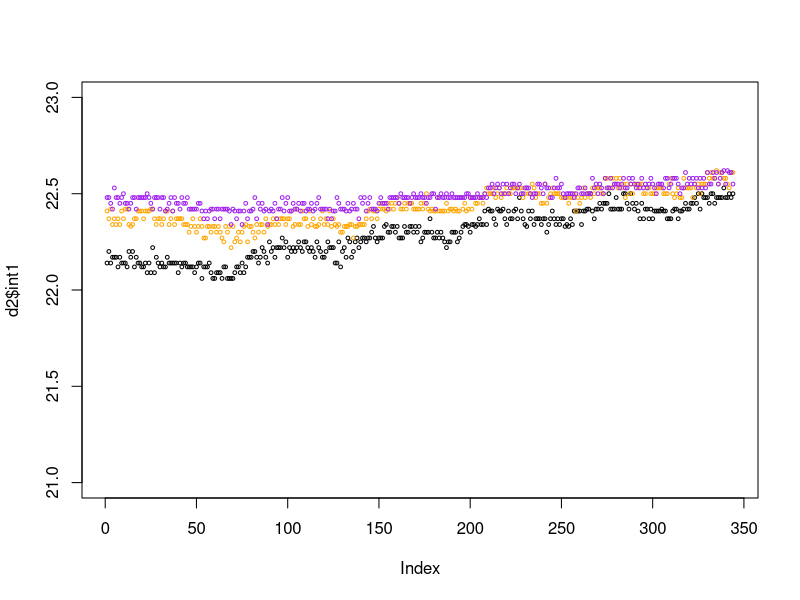
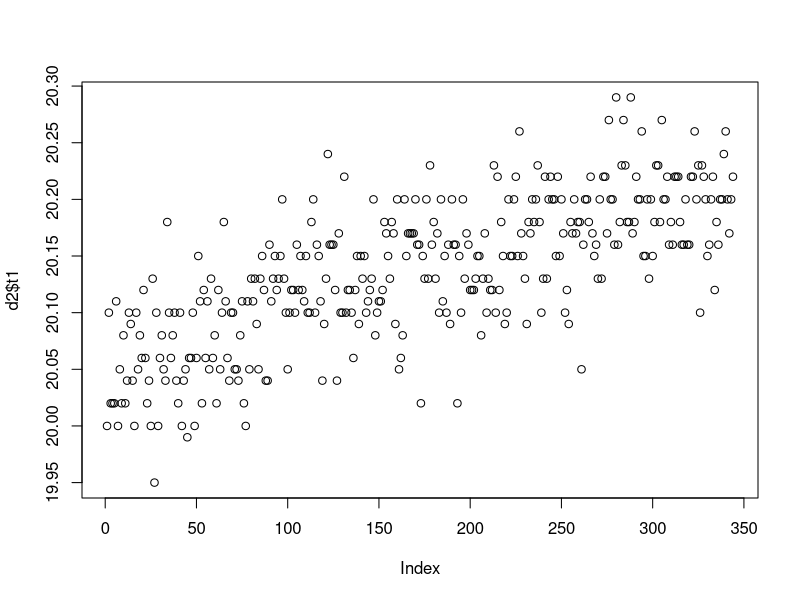
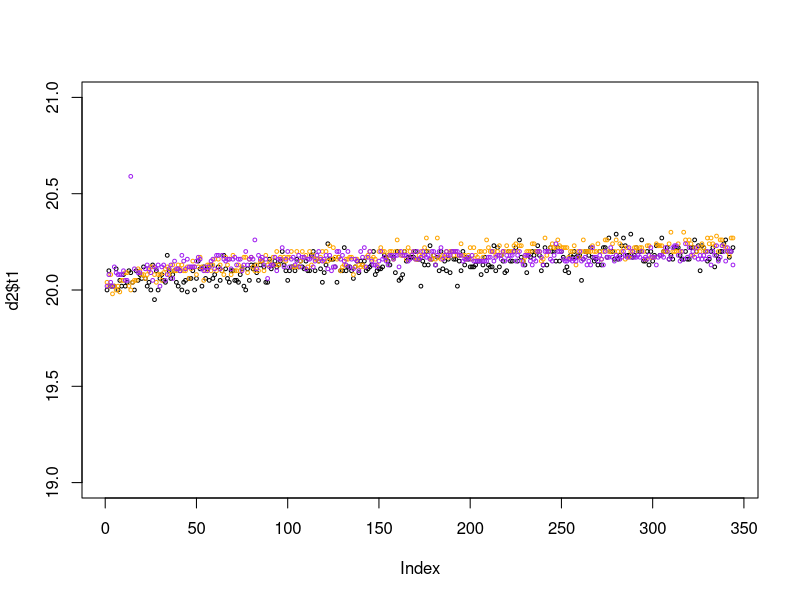
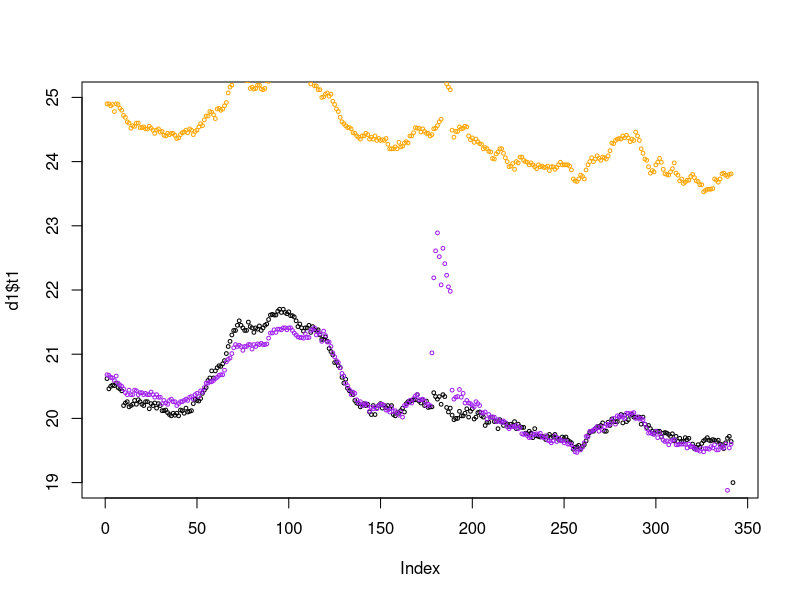

Source code (R) for these figures, in order:
setwd("~/Documents/Projects/UAF/sap-flux/data/2017-04-18 Capture//")
d1 = data.frame(read.csv("CoolTerm Capture 2017-04-18 12-09-49.csv"))
d2 = data.frame(read.csv("CoolTerm Capture 2017-04-18 12-23-04.csv"))
names(d1) <- c("int", "int1", "int2", "int3", "ext", "t1", "t2", "t3", "heater State")
names(d2) <- c("int", "int1", "int2", "int3", "ext", "t1", "t2", "t3", "heater State")

plot(d2$int1, type='p', pch=1, cex=.5, ylim=c(21, 23))
points(d2$int2, pch=1, cex=0.5, col="orange")
points(d2$int3, pch=1, cex=0.5, col="purple")

plot(d2$t1)
plot(d2$t1, type='p', pch=1, cex=.5, ylim=c(19, 21))
points(d2$t2, pch=1, cex=0.5, col="orange")
points(d2$t3, pch=1, cex=0.5, col="purple")

plot(d1$t1, type='p', pch=1, cex=.5, ylim=c(19, 25))
points(d1$t2, pch=1, cex=0.5, col="orange")
points(d1$t3, pch=1, cex=0.5, col="purple")
